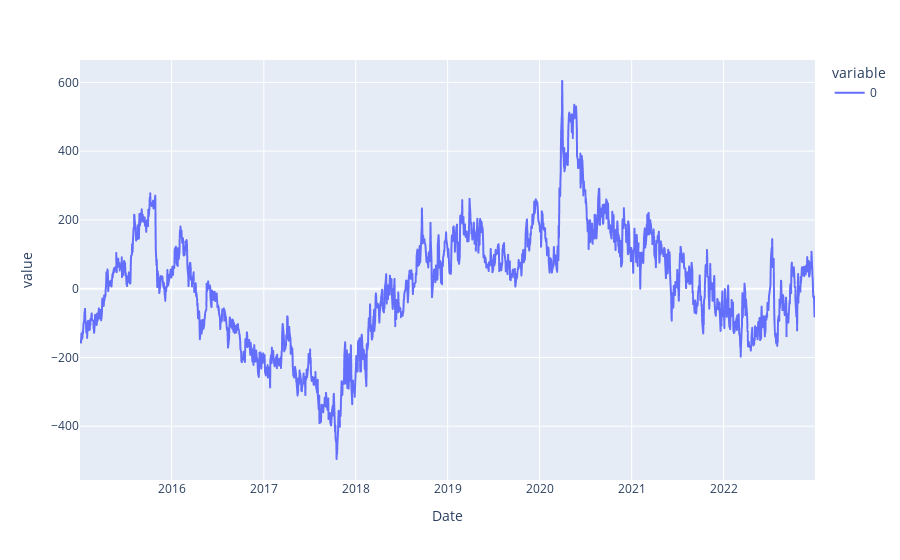
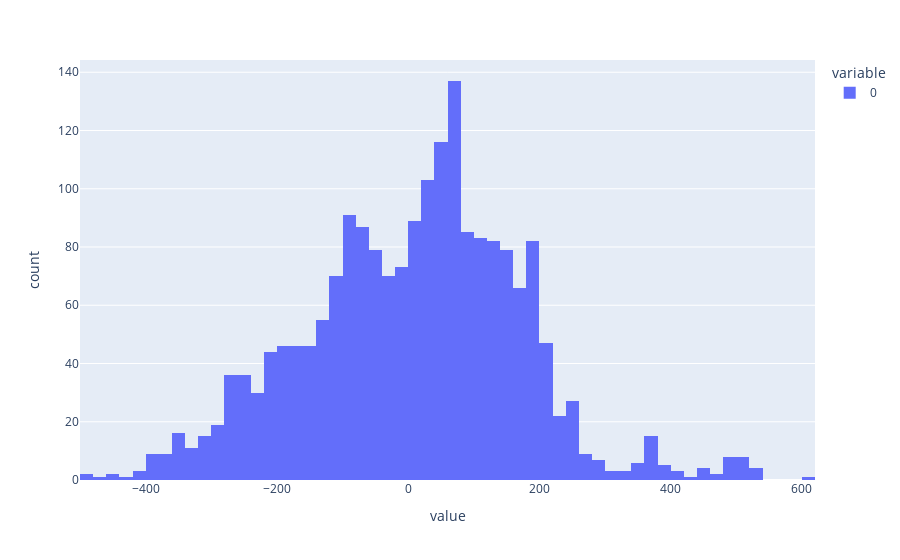

The notebook cell saved with these charts, in order:
### Code cell
# Linear regresion excercise:

Y = data['COPEC.SN']
X = data['CMPC.SN']
model = sm.OLS(Y, X).fit()
beta_hat = model.params.iloc[0]
print('beta hat =', beta_hat)

residuals = Y - beta_hat*X
print('residuals =', residuals)

fig = px.line(residuals)
fig.show()

fig2 = px.histogram(residuals)
fig2.show()

### Figure 1 — Plotly figure (JSON) as saved in the notebook; plotly's stock layout.template omitted (floating-point values rounded to 4 significant figures; data arrays with more than 128 entries replaced by an {"elided": "..."} marker saying what was removed)
{"data": [{"hovertemplate": "variable=0<br>Date=%{x}<br>value=%{y}<extra></extra>", "legendgroup": "0", "line": {"color": "#636efa", "dash": "solid"}, "marker": {"symbol": "circle"}, "mode": "lines", "name": "0", "showlegend": true, "type": "scattergl", "x": {"elided": "1994 str values"}, "xaxis": "x", "y": {"elided": "1994 float values"}, "yaxis": "y"}], "layout": {"legend": {"title": {"text": "variable"}, "tracegroupgap": 0}, "margin": {"t": 60}, "xaxis": {"anchor": "y", "domain": [0, 1], "title": {"text": "Date"}}, "yaxis": {"anchor": "x", "domain": [0, 1], "title": {"text": "value"}}}}

### Figure 2 — Plotly figure (JSON) as saved in the notebook; plotly's stock layout.template omitted (floating-point values rounded to 4 significant figures; data arrays with more than 128 entries replaced by an {"elided": "..."} marker saying what was removed)
{"data": [{"alignmentgroup": "True", "bingroup": "x", "hovertemplate": "variable=0<br>value=%{x}<br>count=%{y}<extra></extra>", "legendgroup": "0", "marker": {"color": "#636efa", "pattern": {"shape": ""}}, "name": "0", "offsetgroup": "0", "orientation": "v", "showlegend": true, "type": "histogram", "x": {"elided": "1994 float values"}, "xaxis": "x", "yaxis": "y"}], "layout": {"barmode": "relative", "legend": {"title": {"text": "variable"}, "tracegroupgap": 0}, "margin": {"t": 60}, "xaxis": {"anchor": "y", "domain": [0, 1], "title": {"text": "value"}}, "yaxis": {"anchor": "x", "domain": [0, 1], "title": {"text": "count"}}}}
